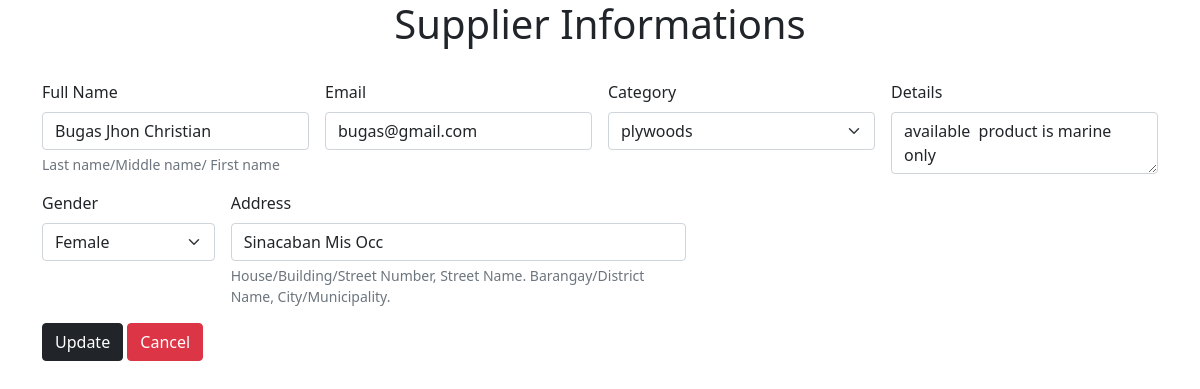
Page /supplier_update.php?updateid=79 on the committed database.
### tables this page shows
CREATE TABLE `supplier` (
  `supplier_id` int(11) NOT NULL,
  `lastname/firstname/midname` varchar(150) NOT NULL,
  `email` varchar(50) NOT NULL,
  `category_id` int(11) NOT NULL,
  `details` varchar(200) NOT NULL,
  `gender` varchar(50) NOT NULL,
  `address` varchar(100) NOT NULL,
  `image_url` varchar(50) NOT NULL
);

CREATE TABLE `category` (
  `categ_id` int(11) NOT NULL,
  `categ_name` varchar(50) NOT NULL
);

### supplier_update.php (the view, shortened to what this page needs)
<?php
$id=$_GET['updateid'];
include 'database/db.php';
$sql="SELECT
            supplier.`lastname/firstname/midname`,
            supplier.email,
            category.categ_name,
            supplier.details,
            supplier.gender,
            supplier.address,
            supplier.supplier_id,
            category.categ_id
            FROM
            supplier
            INNER JOIN category ON supplier.category_id = category.categ_id
                         WHERE supplier.supplier_id=$id";
$result=mysqli_query($conn,$sql);
if($result->num_rows>0){
	while ($row=$result->fetch_assoc()){
		$name=$row['lastname/firstname/midname'];
		$email=$row['email'];
		$category=$row['categ_name'];
		$details=$row['details'];
		$gender=$row['gender'];
		$address=$row['address'];
    $categ_id=$row['categ_id'];
	}
}
?>
<!DOCTYPE html>
<html>
<head>
	<link href="https://cdn.jsdelivr.net/npm/bootstrap@5.1.3/dist/css/bootstrap.min.css" rel="stylesheet">
</head>
<body>
<div class="container">
<form class="row g-3" action="" method="POST">
	<h1 class="text-center my-3">Supplier Informations</h1>
	<div class="col-md-3">
    <label for="inputEmail4" class="form-label">Full Name</label>
    <input type="text" class="form-control" id="inputEmail4" name="name" value="<?php echo$name;?>">
    <div class="form-text">Last name/Middle name/ First name</div>
  </div>
  <div class="col-md-3">
    <label for="inputEmail4" class="form-label">Email</label>
    <input type="email" class="form-control" id="inputEmail4" name="email" value="<?php echo$email; ?>">
  </div>
   <div class="col-md-3">
    <label for="inputEmail4" class="form-label">Category</label>
    <select class="form-select" name="category">
       <option value="<?php echo$categ_id; ?>"> <?php echo$category; ?></option>
    </select>
  </div>
 <div class="col-md-3">
    <label for="inputEmail4" class="form-label">Details</label>
    <textarea class="form-control" name="details" value="<?php echo $details; ?>"><?php echo $details ?></textarea>
  </div>
 <div class="col-md-2">
    <label for="inputEmail4" class="form-label">Gender</label>
    <select class="form-select" name="gender">
    <option value="<?php echo $gender; ?>"><?php echo $gender; ?></option>
    </select>
  </div>
   <div class="col-md-5">
    <label for="inputEmail4" class="form-label">Address</label>
    <input type="text" class="form-control" id="inputEmail4" name="address" value="<?php echo $address; ?>">
   <div class="form-text">House/Building/Street Number, Street Name. Barangay/District Name, City/Municipality.</div>
  </div>
<div class="col-12">
    <button type="submit" class="btn btn-dark" name="submit">Update</button>
    <button type="submit" class="btn btn-danger" name="cancel" >Cancel</button>
  </div>
</form>
</div>
</body>
</html>

### rows in the picture
supplier: name "Bugas Jhon Christian", email "bugas@gmail.com", category "plywoods", details "available product is marine only", gender "Female", address "Sinacaban Mis Occ"
